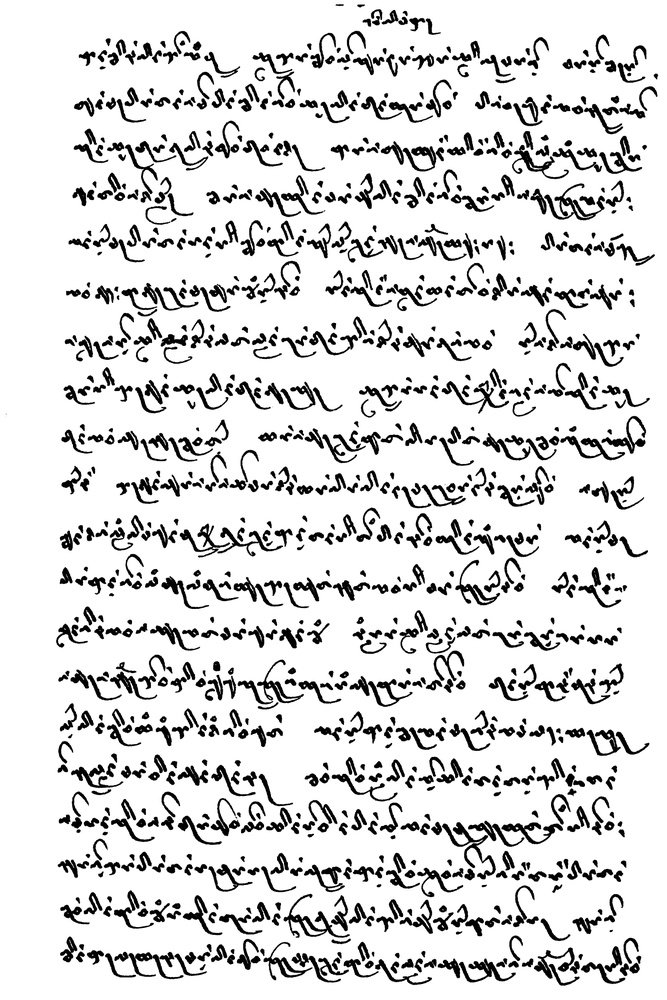
#> input picture tl25_Image_00762.jpg, 667 x 1000 px, shrunk from 3072 x 4608 before the run, found by its file name
$ python rotate1.py
#> lines starting #> are read from the running program, lines starting #| are printed output that depends on the picture; after the words box and inside, x2 and y2 are one past the last pixel; in counts of white or black regions, pixels touching at a corner belong together; long printed decimals are rounded
import numpy as np
import os
import cv2
import math
from scipy import misc,ndimage

def rotate(image,angle,center=None,scale=1.0):
    (w,h) = image.shape[0:2]
    if center is None:
        center = (w//2,h//2)
    wrapMat = cv2.getRotationMatrix2D(center,angle,scale)
    return cv2.warpAffine(image,wrapMat,(h,w))
#使用霍夫变换
def getCorrect1():
    #读取图片，灰度化
    gray = cv2.imread('char_seg/tl25_Image_00762.jpg', 0)
    showAndWaitKey("gray",gray)
    #腐蚀、膨胀
    kernel = np.ones((25,25),np.uint8)
    erode_Img = cv2.erode(gray,kernel)
    eroDil = erode_Img#cv2.dilate(erode_Img,kernel)
    showAndWaitKey("eroDil",eroDil)
    #边缘检测
    canny = cv2.Canny(eroDil,50,150)
    showAndWaitKey("canny",canny)
    #霍夫变换得到线条
    lines = cv2.HoughLinesP(canny, 0.8, np.pi / 180, 90,minLineLength=100,maxLineGap=10)
    drawing = np.zeros(gray.shape[:], dtype=np.uint8)
    #画出线条
    for line in lines:
        x1, y1, x2, y2 = line[0]
        cv2.line(drawing, (x1, y1), (x2, y2), (0, 255, 0), 1, lineType=cv2.LINE_AA)

    showAndWaitKey("houghP",drawing)
    """
    计算角度,因为x轴向右，y轴向下，所有计算的斜率是常规下斜率的相反数，我们就用这个斜率（旋转角度）进行旋转
    """
    k = float(y1-y2)/(x1-x2)
    thera = np.degrees(math.atan(k))

    """
    旋转角度大于0，则逆时针旋转，否则顺时针旋转
    """
    rotateImg = rotate(gray,thera)
    cv2.imshow("rotateImg",rotateImg)
    cv2.waitKey()

def showAndWaitKey(winName,img):
    cv2.imshow(winName,img)
    cv2.waitKey()

#使用矩形框
def getCorrect2():
    #读取图片，灰度化
    gray = cv2.imread('char_seg/tl25_Image_00762.jpg', 0)
#> gray is the input picture: shape (1000, 667); min 0, max 255, mean 219.5
    cv2.imshow("gray",gray)
    cv2.waitKey()
    #图像取非
    grayNot = cv2.bitwise_not(gray)
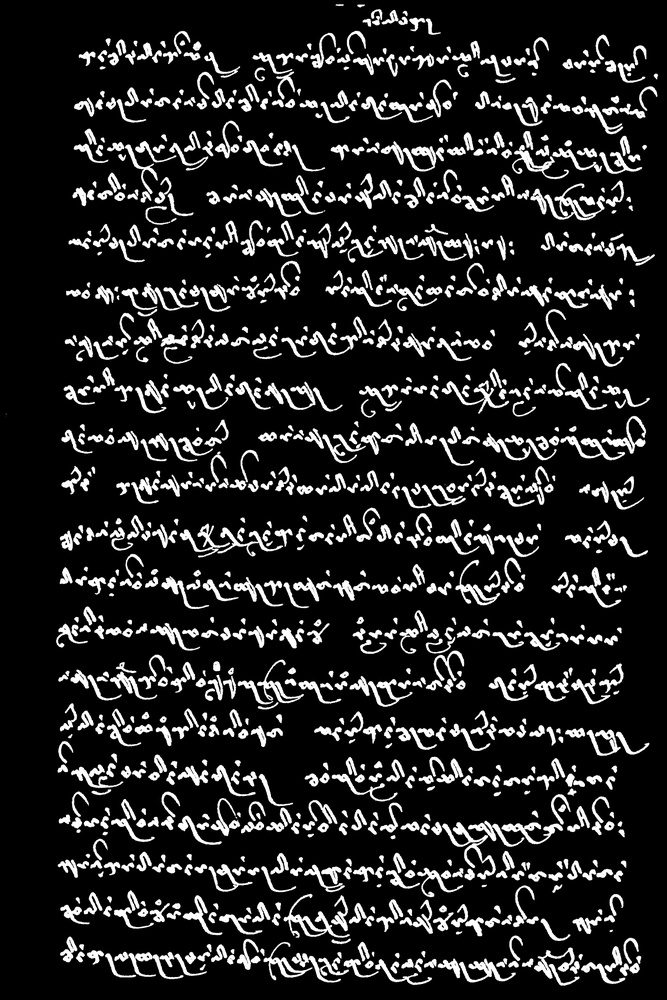
#> grayNot: shape (1000, 667); min 0, max 255, mean 35.5
    cv2.imshow("grayNot",grayNot)
    cv2.waitKey()
    #二值化
    threImg = cv2.threshold(grayNot,100,255,cv2.THRESH_BINARY,)[1]
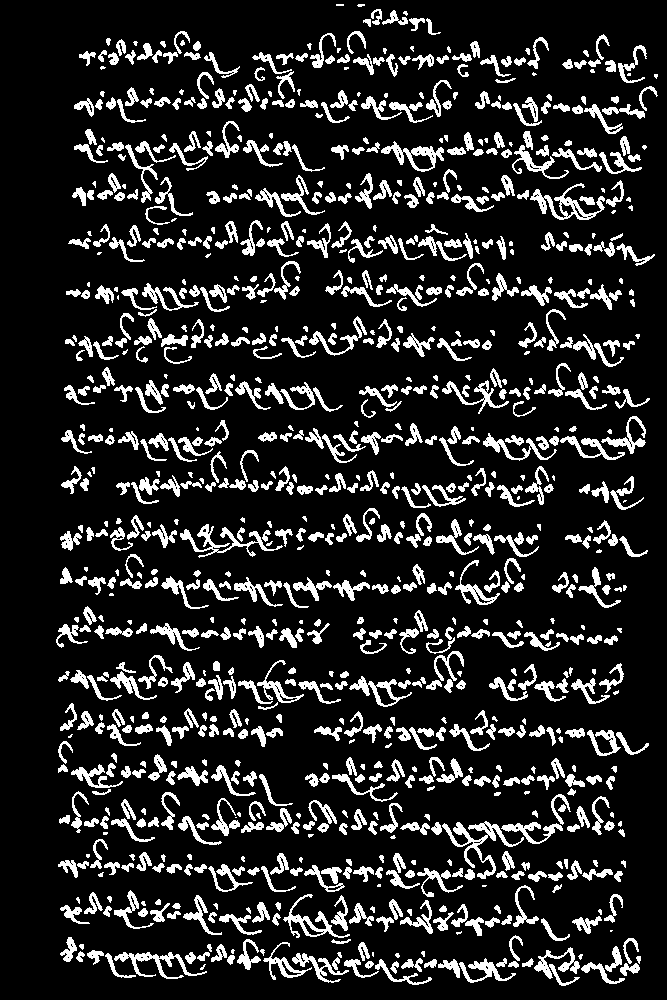
#> threImg: shape (1000, 667); 14.8% white; 1011 white regions (144 under 20 px), largest, box (x1, y1, x2, y2) and area: (442, 821, 524, 879) 1009, (180, 524, 283, 558) 823, (530, 183, 605, 220) 800
    cv2.imshow("threImg",threImg)
    cv2.waitKey()
    #获得有文本区域的点集,求点集的最小外接矩形框，并返回旋转角度
    coords = np.column_stack(np.where(threImg>0))
#> coords = 98544 pairs, first value 4 to 985, second value 56 to 657
    angle = cv2.minAreaRect(coords)[-1]
#> angle = -0.793
    if angle < -45:
        # angle = -(angle + 90)
        angle = -angle
    else:
        angle = -angle
#> angle = 0.793

    #仿射变换，将原图校正
    dst = rotate(gray,angle)
#> in rotate, `wrapMat = cv2.getRotationMatrix2D(center,angle,scale)`: wrapMat = [[1, 0.0138, -4.56], [-0.0138, 1, 6.95]]
#> in rotate, `return cv2.warpAffine(image,wrapMat,(h,w))`:
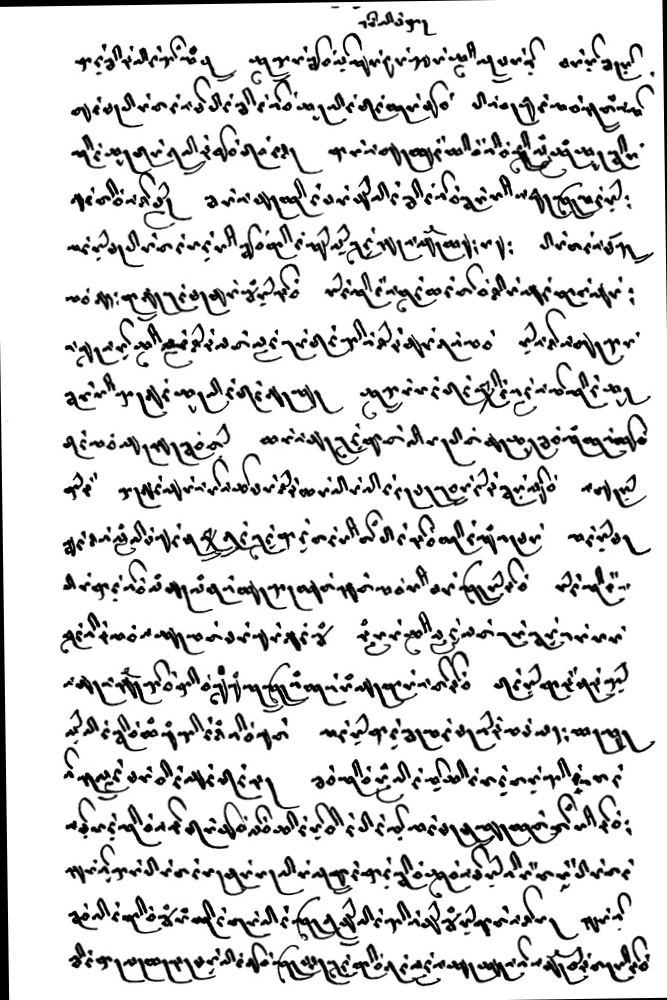
#> returned value: shape (1000, 667); min 0, max 255, mean 217.3
    cv2.imshow("dst",dst)
    cv2.waitKey()
    print(angle)
#| 0.7933

if __name__ == "__main__":
    # getCorrect1()
    getCorrect2()

$ run again, with img_0029.jpg copied over tl25_Image_00762.jpg
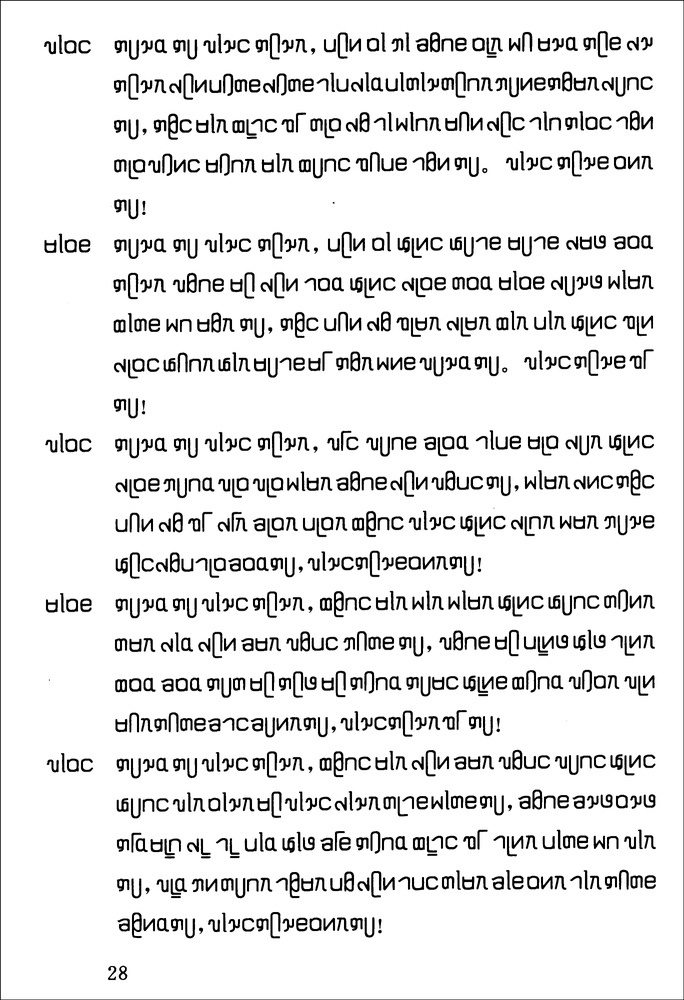
#> input picture img_0029.jpg, 684 x 1000 px, shrunk from 2736 x 4002 before the run, found by its file name
#> in getCorrect2, gray is the input picture: shape (1000, 684); min 0, max 255, mean 230.3
#> in getCorrect2, `threImg = cv2.threshold(grayNot,100,255,cv2.THRESH_BINARY,)[1]`:
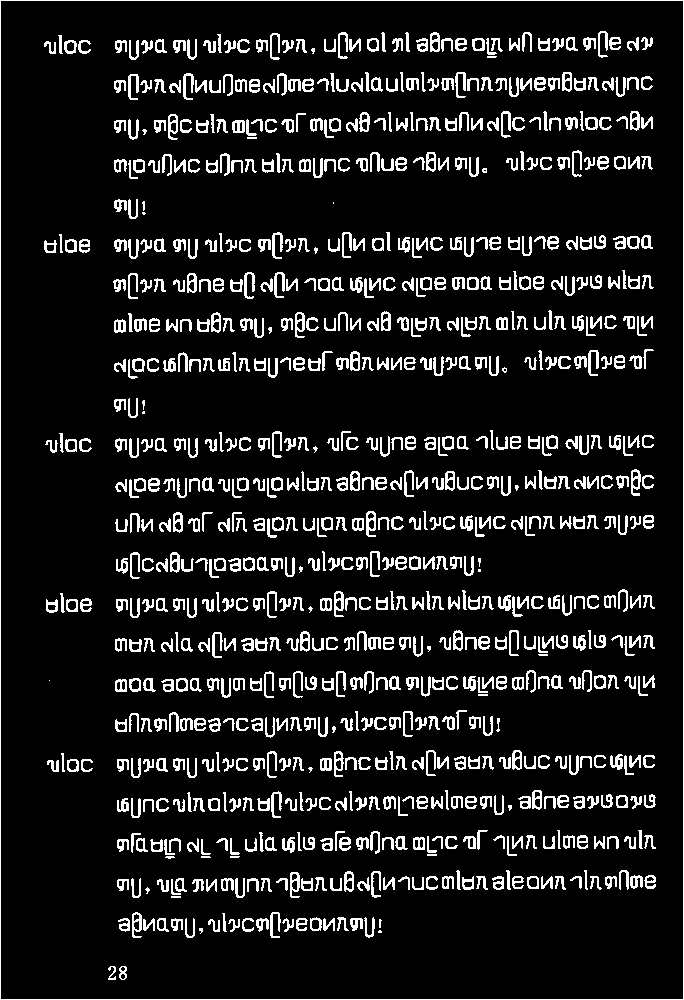
#> threImg: shape (1000, 684); 10.8% white in thin lines or dots
#> coords = 73851 pairs, first value 0 to 999, second value 0 to 683
#> in getCorrect2, `angle = cv2.minAreaRect(coords)[-1]`: angle = -90
#> in getCorrect2, `angle = -angle`: angle = 90
#> wrapMat = [[6.12e-17, 1, 158], [-1, 6.12e-17, 842]]
#> in rotate, `return cv2.warpAffine(image,wrapMat,(h,w))`:
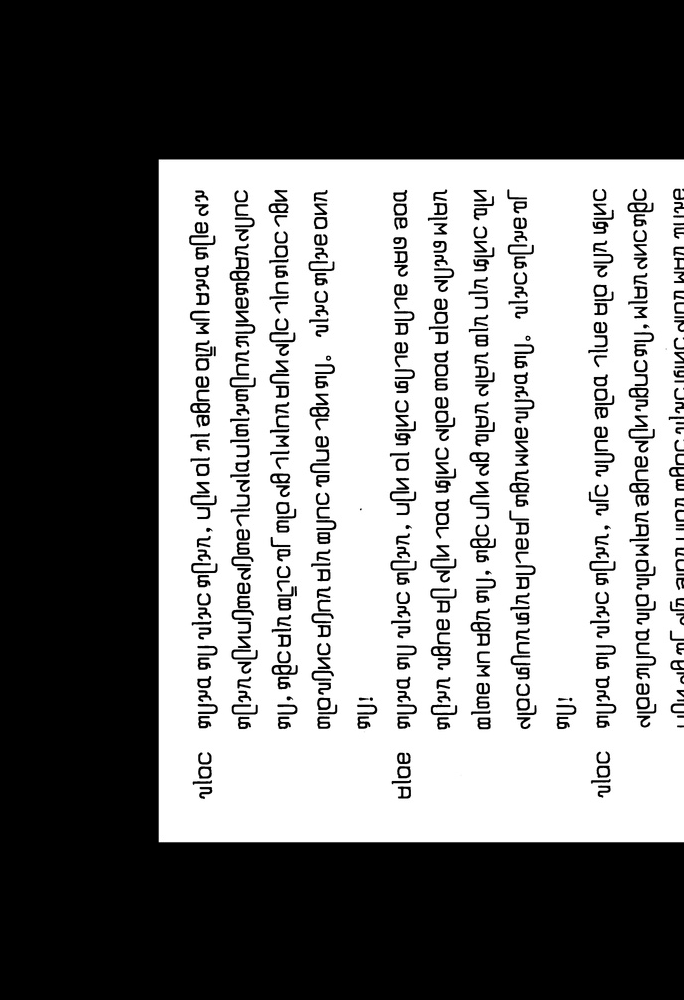
#> returned value: shape (1000, 684); min 0, max 255, mean 120.9
#| 90.0

$ run again, with img_0052.jpg copied over tl25_Image_00762.jpg
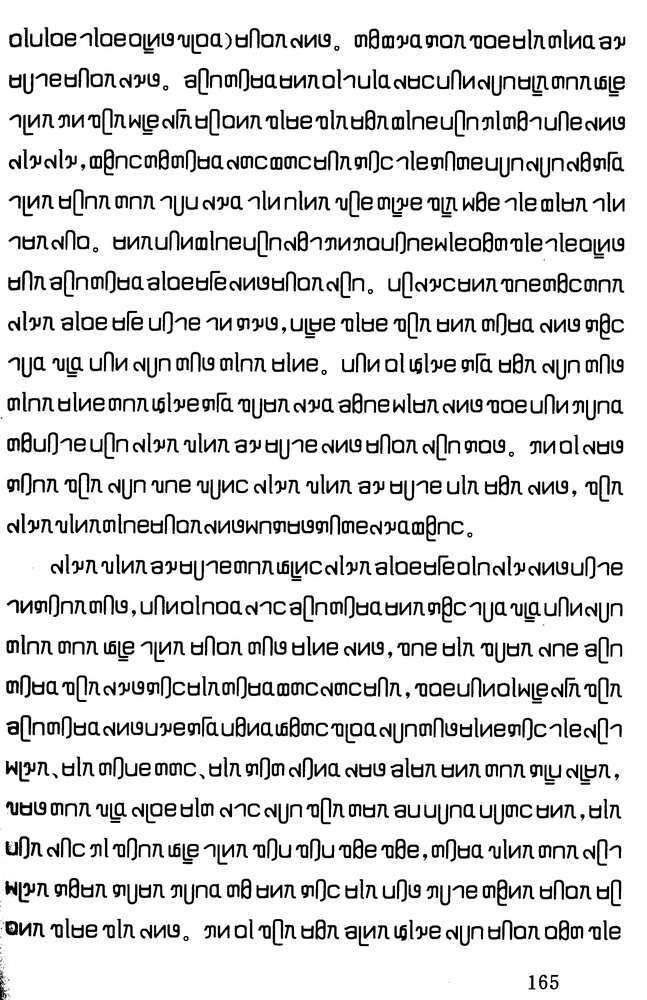
#> input picture img_0052.jpg, 647 x 1000 px, shrunk from 2557 x 3953 before the run, found by its file name
#> in getCorrect2, gray is the input picture: shape (1000, 647); min 0, max 255, mean 221.4
#> in getCorrect2, `threImg = cv2.threshold(grayNot,100,255,cv2.THRESH_BINARY,)[1]`:
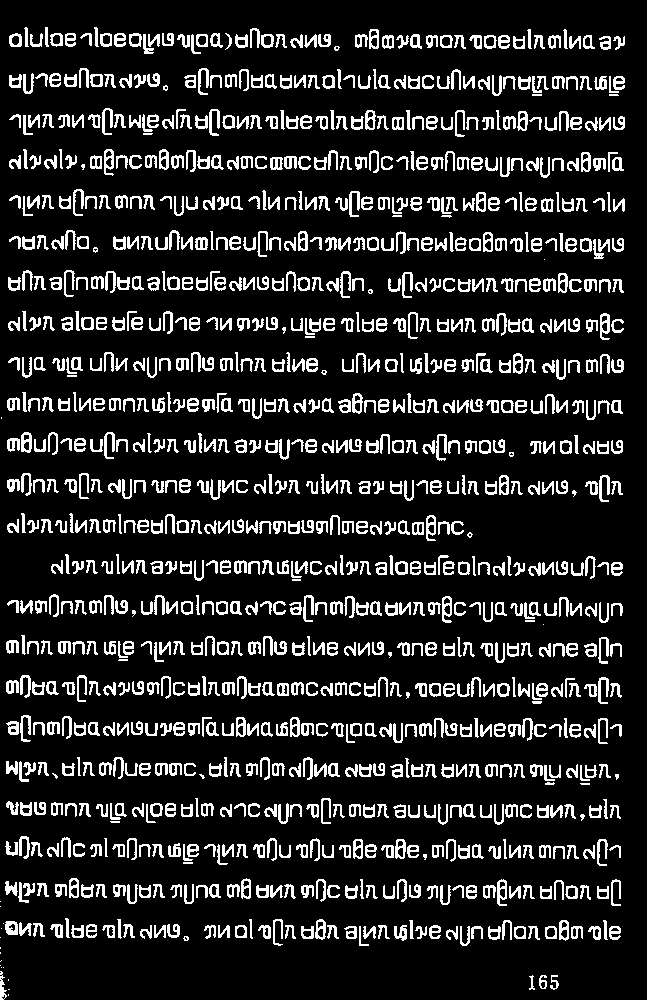
#> threImg: shape (1000, 647); 14.2% white in thin lines or dots
#> coords = 92107 pairs, first value 27 to 999, second value 0 to 624
#> in getCorrect2, `angle = cv2.minAreaRect(coords)[-1]`: angle = -0.244
#> in getCorrect2, `angle = -angle`: angle = 0.244
#> wrapMat = [[1, 0.00426, -1.37], [-0.00426, 1, 2.14]]
#> in rotate, `return cv2.warpAffine(image,wrapMat,(h,w))`:
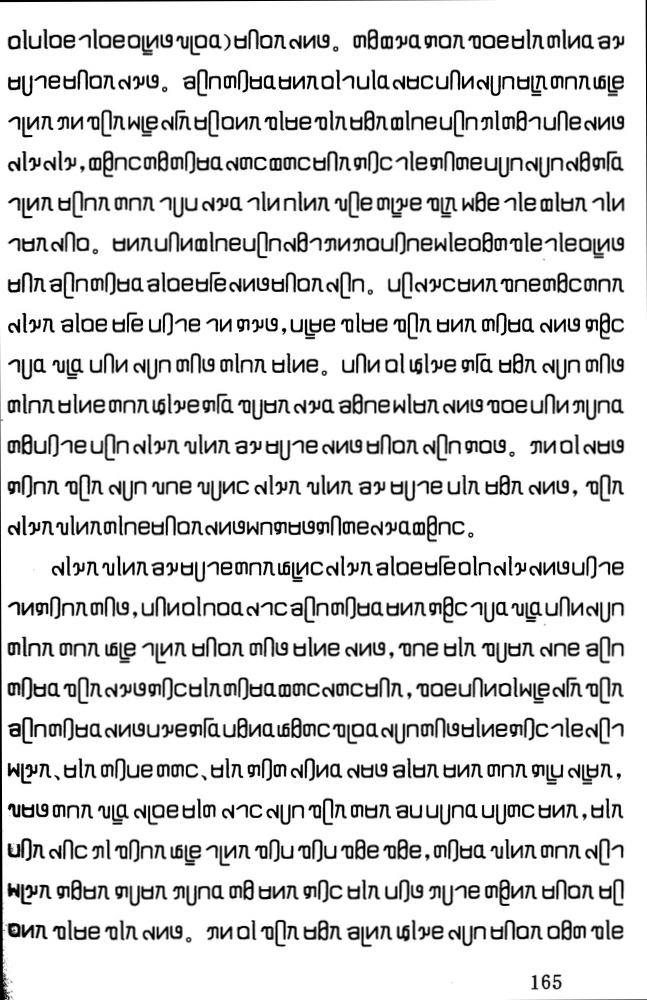
#> returned value: shape (1000, 647); min 0, max 255, mean 220.7
#| 0.2443

$ run again, with tlImage_00145.jpg copied over tl25_Image_00762.jpg
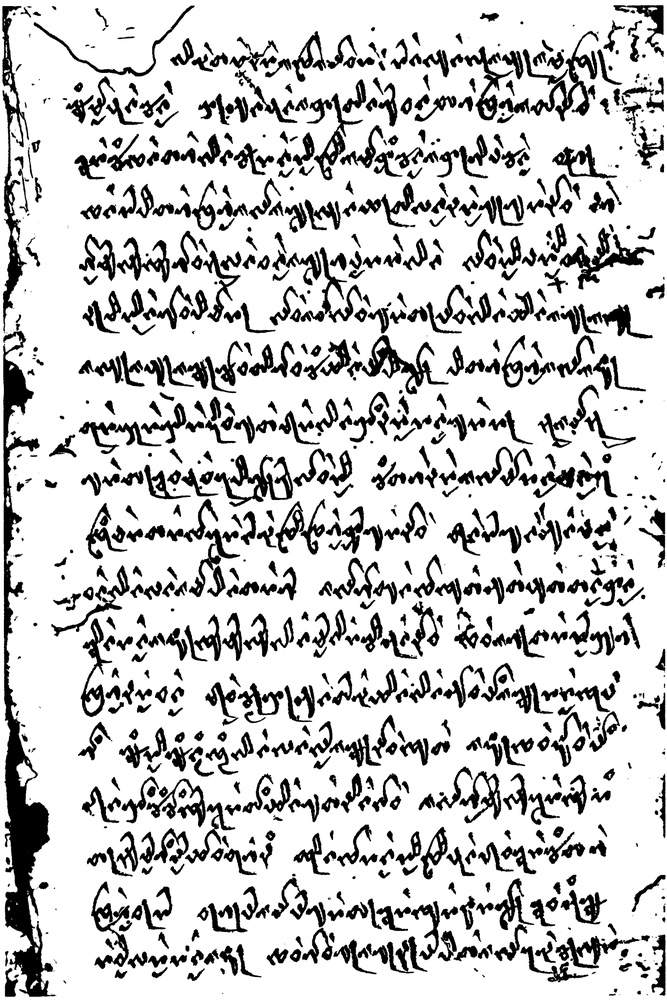
#> input picture tlImage_00145.jpg, 667 x 1000 px, shrunk from 3072 x 4608 before the run, found by its file name
#> in getCorrect2, gray is the input picture: shape (1000, 667); min 0, max 255, mean 203.3
#> in getCorrect2, `threImg = cv2.threshold(grayNot,100,255,cv2.THRESH_BINARY,)[1]`:
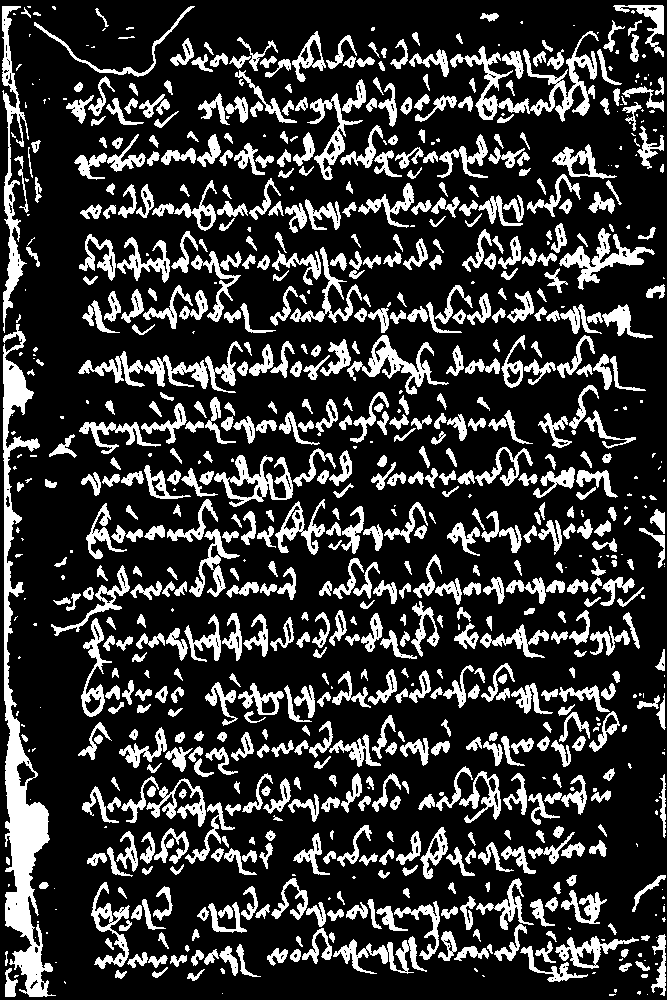
#> threImg: shape (1000, 667); 21.3% white; 849 white regions (190 under 20 px), largest, box (x1, y1, x2, y2) and area: (3, 324, 56, 997) 9963, (450, 31, 599, 122) 3020, (2, 6, 29, 333) 2454
#> coords = 142271 pairs, first value 5 to 996, second value 2 to 665
#> in getCorrect2, `angle = cv2.minAreaRect(coords)[-1]`: angle = -89.87
#> in getCorrect2, `angle = -angle`: angle = 89.87
#> wrapMat = [[0.00223, 1, 165.9], [-1, 0.00223, 832.3]]
#> in rotate, `return cv2.warpAffine(image,wrapMat,(h,w))`:
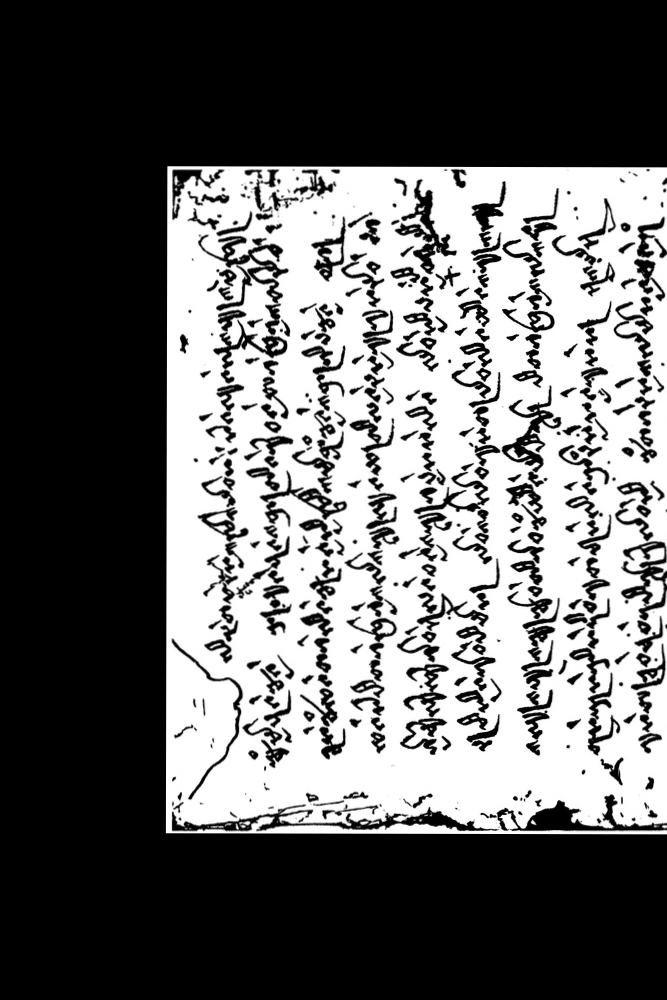
#> returned value: shape (1000, 667); min 0, max 255, mean 101.9
#| 89.872
